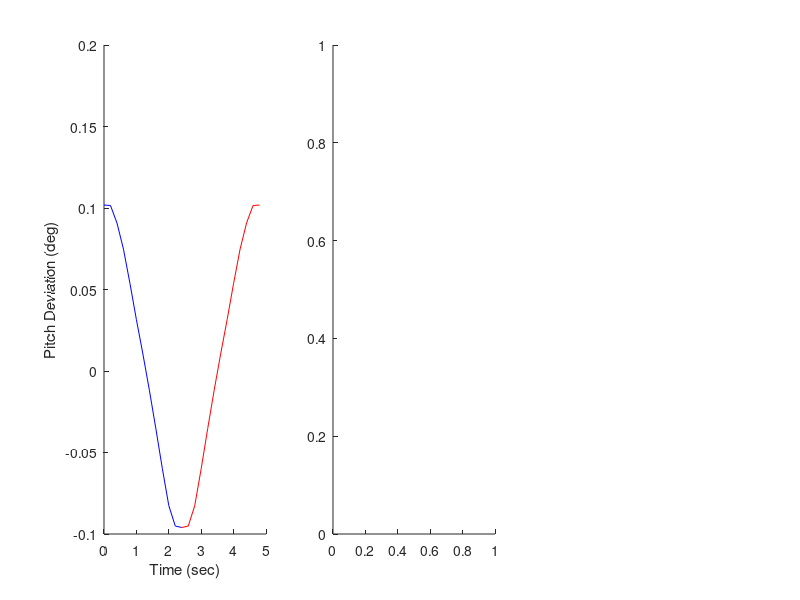

Recreate this plot in MATLAB. (Note: this script raises an error after producing the figure.)
% STROKE EXPECTATION

% what do different strokes look like and what do we expect? 

%% equal upstroke and downstroke
% make data
downx = 0:12; 
downy = [0.101816459079515;0.101545443005913;0.0908208264168652;...
    0.0747919440142817;0.0538283411710264;0.0315051320492651;...
    0.0104699903883109;-0.0117576100318742;-0.0353408616048715;...
    -0.0598103073506884;-0.0826227967240054;-0.0951138511625120;...
    -0.0960095136452938];
upx = 12:-1:0;
upy = flipud(downy);
fs = 5; % maybe remove this?

% plot
figure(2); set(gcf,'position',[71 226 978 394]); clf
% THROUGH TIME
subplot(131); hold on
plot(downx/fs,downy,'b')
plot((downx+12)/fs,upy,'r')
xlabel('Time (sec)'); ylabel('Pitch Deviation (deg)')

% OVERLAYED
subplot(132); hold on
patchline((downx-downx(end))/fs,downy,'edgecolor','b','edgealpha',0.5)
patchline((upx-upx(1))/fs,upy,'edgecolor','r','edgealpha',0.5)
xlabel('Time (sec)'); ylabel('Pitch Deviation (deg)')

% DEVIATION
subplot(133); hold on
plot(downy,flipud(upy),'k')
xlim([-.2 .2]); ylim([-.2 .2])
xlabel('Downstroke Position'); ylabel('Upstroke Position')

% %% same shape
% downx = 0:9; 
% downy = [0.163847440028824;0.161807463535088;0.138941364011919;...
%     0.0967763322761938;0.0475187774730079;0.000526690204396586;...
%     -0.0377117417063299;-0.0665332694647288;-0.0902697506550811;...
%     -0.104351673730929];
% upx = 9:-1:-1;
% upy = [-0.104351673730929;-0.101060310872823;-0.0863962703644158;-0.0658234476682039;-0.0348994915693063;0.00576349924835434;0.0514811182717512;0.0987725691683427;0.139185147053790;0.165397937025817;0.174747121696217];
% 
% % THROUGH TIME
% figure(2); 
% subplot(131); hold on
% plot(downx,downy,'b')
% plot(9:19,upy,'r')
% 
% % OVERLAYED
% subplot(132); hold on
% plot(downx,downy,'b')
% plot(upx,upy,'r')
% 
% % DEVIATION
% subplot(133); hold on
% plot(downy(1:length(downx)),upy(1:length(downx)),'k')
% xlim([-.2 .2]); ylim([-.2 .2])

%% downstroke stronger than upstroke
% want to have same amplitude 
downx = 0:7;
downy = [0.09813774986220460;0.0721532623085626;0.0465551326638748;0.0132201561395104;-0.0190445078281062;-0.0482797431347104;-0.0719155934421165;-0.0919364476636020];
upx = 7:-1:-7;
upy = [-0.09820906432748538;-0.09506286549707602;-0.08762426900584795;...
    -0.073947368421053;-0.0645467836257310;-0.0499269005847953;...
    -0.0345760233918129;-0.0133771929824561;0.0114766081871345;...
    0.0399853801169591;0.0531432748538012;0.06771929824561;...
    0.0787; 0.0834; 0.0904];

% THROUGH TIME
subplot(131)
plot((downx)/fs,downy,'b--')
plot((7:21)/fs,upy,'r--')
ylim([-0.12 0.12])

% OVERLAYED
subplot(132)
plot((downx-downx(end))/fs,downy,'b--')
plot((upx-upx(1))/fs,upy,'r--')
ylim([-0.12 0.12])

% DEVIATION
subplot(133)
plot(downy(1:length(downx)),flipud(upy(1:length(downx))),'k--')
xlim([-.2 .2]); ylim([-.2 .2])



% %% upstroke stronger than downstroke
% downx = 0:16;
% downy = [0.0753420258071424;0.0743025017948203;0.0672110653156623;0.0585088407393991;0.0562665589540546;0.0506894832676073;0.0352596492853526;0.0169542016219108;0.00284566976757769;-0.00477379236355504;-0.0143954812444353;-0.0305287850961264;-0.0461209340248310;-0.0613458925500460;-0.0867357578483866;-0.112181164594956;-0.112638191094222];
% upx = 16:-1:8;
% upy = [-0.112638191094222;-0.0981417976342911;-0.0749437935402308;-0.0170912571991557;0.0861084858527020;0.257358250158189;0.453882798051257;0.540492227078605;0.501850634475790];
% 
% % THROUGH TIME
% subplot(131)
% plot(downx,downy,'b:')
% plot(16:16+8,upy,'r:')
% 
% % OVERLAYED
% subplot(132)
% plot(downx,downy,'b:')
% plot(upx,upy,'r:')
% 
% % DEVIATION
% subplot(133); 
% plot(downy(1:length(upx)),flipud(upy),'k:')
% xlim([-.2 .4]); ylim([-.2 .4])


%% try one more (should be ABOVE the line)
downx = (0:1:13)/(fs/1.25);
downy = [0.0993;0.0982;0.0892;0.0638107290045169;0.0423761850775371;0.0191648688283585;-0.00808359492574893;-0.029284363261507;-0.04309;-0.0587598749185;-0.071;-0.0823110441728800;-0.0952;-0.0994];
upx = (13:13+13)/(fs/0.65)+1.45;
upy = [-0.1012754205098862;-0.09923967013243;-0.0753719184443976;-0.0591259690622049;-0.0373978937522058;-0.0192652893001632;0.00244060828502576;0.0247558668000754;0.0450283622561640;0.0616848601308887;0.0756386420620984;0.0867532400847642;0.0926481638650162;0.0853454615506130];

% THROUGH TIME
subplot(131); hold on
plot(downx,downy,'b:')
plot((13:13+13)/(fs/0.65)+1.45,upy,'r:') 

text(0.42,0.13,'A','FontWeight','bold','FontSize',20)

% OVERLAYED
subplot(132)
plot((downx-downx(end)),downy,'b:')
plot(-upx+upx(1),upy,'r:')

text(-2.79,0.13,'B','FontWeight','bold','FontSize',20)

% DEVIATION
subplot(133); 
plot(downy(1:length(upx)),flipud(upy),'k:')
xlim([-.1 .1]); ylim([-.1 .15])

text(-0.085,0.13,'C','FontWeight','bold','FontSize',20)

adjustfigurefont

cd C:\Users\Julie\Documents\MATLAB\Eg4057\AnalysisFigs
print('FSexpectation','-dtiff')